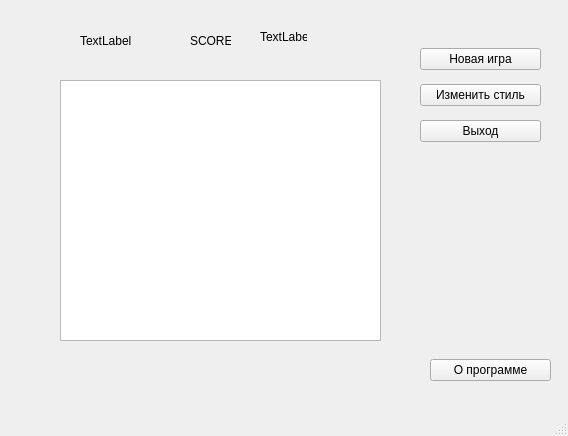
<?xml version="1.0" encoding="UTF-8"?>
<ui version="4.0">
 <class>MainWindow</class>
 <widget class="QMainWindow" name="MainWindow">
  <property name="geometry">
   <rect>
    <x>0</x>
    <y>0</y>
    <width>568</width>
    <height>436</height>
   </rect>
  </property>
  <property name="windowTitle">
   <string>MainWindow</string>
  </property>
  <widget class="QWidget" name="centralwidget">
   <widget class="QWidget" name="verticalLayoutWidget">
    <property name="geometry">
     <rect>
      <x>420</x>
      <y>40</y>
      <width>121</width>
      <height>111</height>
     </rect>
    </property>
    <layout class="QVBoxLayout" name="verticalLayout">
     <item>
      <widget class="QPushButton" name="pushButton">
       <property name="text">
        <string>Новая игра</string>
       </property>
      </widget>
     </item>
     <item>
      <widget class="QPushButton" name="newStyle">
       <property name="text">
        <string>Изменить стиль</string>
       </property>
      </widget>
     </item>
     <item>
      <widget class="QPushButton" name="pushButton_2">
       <property name="text">
        <string>Выход</string>
       </property>
      </widget>
     </item>
    </layout>
   </widget>
   <widget class="QTableView" name="tableView">
    <property name="geometry">
     <rect>
      <x>60</x>
      <y>80</y>
      <width>321</width>
      <height>261</height>
     </rect>
    </property>
    <attribute name="horizontalHeaderVisible">
     <bool>false</bool>
    </attribute>
    <attribute name="horizontalHeaderHighlightSections">
     <bool>false</bool>
    </attribute>
    <attribute name="verticalHeaderVisible">
     <bool>false</bool>
    </attribute>
    <attribute name="verticalHeaderHighlightSections">
     <bool>false</bool>
    </attribute>
   </widget>
   <widget class="QLabel" name="label">
    <property name="geometry">
     <rect>
      <x>190</x>
      <y>30</y>
      <width>41</width>
      <height>21</height>
     </rect>
    </property>
    <property name="text">
     <string>SCORE</string>
    </property>
   </widget>
   <widget class="QLabel" name="pl1">
    <property name="geometry">
     <rect>
      <x>80</x>
      <y>30</y>
      <width>61</width>
      <height>21</height>
     </rect>
    </property>
    <property name="text">
     <string>TextLabel</string>
    </property>
   </widget>
   <widget class="QLabel" name="pl2">
    <property name="geometry">
     <rect>
      <x>260</x>
      <y>30</y>
      <width>47</width>
      <height>13</height>
     </rect>
    </property>
    <property name="text">
     <string>TextLabel</string>
    </property>
   </widget>
   <widget class="QWidget" name="verticalLayoutWidget_2">
    <property name="geometry">
     <rect>
      <x>430</x>
      <y>340</y>
      <width>121</width>
      <height>61</height>
     </rect>
    </property>
    <layout class="QVBoxLayout" name="verticalLayout_2">
     <item>
      <widget class="QPushButton" name="about_btn">
       <property name="text">
        <string>О программе</string>
       </property>
      </widget>
     </item>
    </layout>
   </widget>
  </widget>
  <widget class="QMenuBar" name="menubar">
   <property name="geometry">
    <rect>
     <x>0</x>
     <y>0</y>
     <width>568</width>
     <height>21</height>
    </rect>
   </property>
  </widget>
  <widget class="QStatusBar" name="statusbar"/>
 </widget>
 <resources/>
 <connections/>
</ui>
